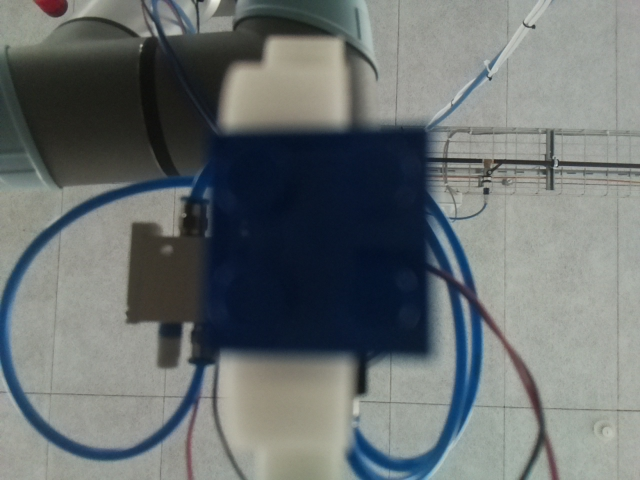
#> input picture rsd/vision/blue_bricks/0.jpg, 640 x 480 px
$ python analyze_data.py   (older library calls are emulated)
#> lines starting #> are read from the running program, lines starting #| are printed output that depends on the picture
### rsd/vision/vision.py
import numpy as np
from scipy import stats as st
import json

colors = "blue", "red", "yellow"
bgr_values = (1, 0, 0), (0, 0, 1), (0, 1, 1)


def brick_crop(img, xmi=240, ymi=167, size=145):
    return img[ymi:ymi + size, xmi:xmi + size]


# [7 lines left out: function mahalanobis_sqr, not called in this run]


def sample(a, size=None, replace=False):
    idx = np.random.choice(len(a), size, replace=replace)
    return a[idx]


# [15 lines left out: functions bgr_plot, save_color_stats, not called in this run]


def load_color_stats():
    stats = json.load(open("color_stats.json"))
    return [np.array(stats[key]) for key in ("px_mu", "px_cov")]


# [21 lines left out: functions get_color_masks, classify, not called in this run]

### rsd/vision/analyze_data.py
from pathlib import Path
import argparse

import cv2
import numpy as np
from scipy import stats as st
from mpl_toolkits.mplot3d import Axes3D
from matplotlib import pyplot as plt

from . import vision as v


def main():
    parser = argparse.ArgumentParser()
    parser.add_argument("--visualize", action="store_true")
    args = parser.parse_args()

    images = []
    img_mu = []
    px_mu = []
    px_cov = []

    # calc stats
    for color in v.colors:
        folder = Path()

        c_images = []
        for img_path in map(str, folder.glob("{}_bricks*/*.jpg".format(color))):
            img = cv2.imread(img_path, cv2.IMREAD_COLOR)
#> img is the input picture: shape (480, 640, 3); mean B, G, R 112.4, 112.5, 106.4
            img = v.brick_crop(img)
#> in brick_crop, `return img[ymi:ymi + size, xmi:xmi + size]`:
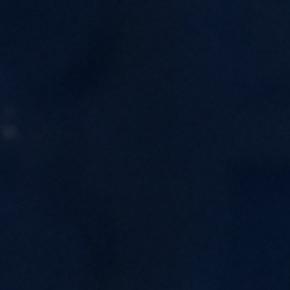
#> returned value: shape (145, 145, 3) (shown 2 times larger); mean of channels 0, 1, 2 40.3, 20.4, 8.5; drawn as B, G, R
            c_images.append(img.astype(np.float) / 255)

        c_images = np.array(c_images)
        images.append(c_images)
        img_mu.append(np.mean(c_images, axis=(1, 2)))

        pixels = v.sample(c_images.reshape(-1, 3), 1000)  # sample 1000 pixels for performance reasons
        px_mu.append(np.mean(pixels, axis=0))
        px_cov.append(np.cov(pixels.T) + np.diag(np.ones(3) * 1e-3))

    v.save_color_stats(px_mu, px_cov)

    if args.visualize:
        fig, ax = v.bgr_plot(plt, "randomly sampled pixels from images")
        for color, c_images, c_img_mu in zip(v.colors, images, img_mu):
            pixels = v.sample(c_images.reshape(-1, 3), 100)
            ax.scatter(*pixels.T, color=color, alpha=0.1, marker="o", label="px val")
            ax.scatter(*c_img_mu.T, color=color, marker='^', label="img-wise px mu")
        plt.legend()
        plt.show()

        # sanity check
        fig, ax = v.bgr_plot(plt, "sampled from inferred distribution")
        for color, c_images, c_px_mu, c_px_cov in zip(v.colors, images, px_mu, px_cov):
            N = np.random.multivariate_normal(c_px_mu, c_px_cov, size=50)
            ax.scatter(*N.T, color=color, marker="x", label="sampled px val")

            cov_inv = np.linalg.inv(c_px_cov)
            pixels = c_images.reshape(-1, 3)
            d = v.mahalanobis_sqr(c_px_mu, pixels, cov_inv)
            print(color, "within 90% quantile: ", (d < st.chi2.ppf(q=0.90, df=3)).sum() / len(d))
        plt.legend()
        plt.show()

        # segment a random image of each color
        for i, (color, c_images) in enumerate(zip(v.colors, images)):
            img = v.sample(c_images)
            masks = v.get_color_masks(img, px_mu, px_cov)
            conf_mask = masks.sum(axis=2) > 1
            masks[conf_mask] = 0
            seg = np.zeros_like(img)
            for mask, bgr_val in zip(masks.transpose((2, 0, 1)), v.bgr_values):
                seg[mask] = bgr_val
            seg[conf_mask] = 1

            score = masks[..., i].mean()

            fig = plt.figure()
            plt.subplot(1, 2, 1)
            plt.imshow(img[..., ::-1])
            plt.axis("off")
            plt.subplot(1, 2, 2)
            plt.imshow(seg[..., ::-1])
            plt.axis("off")
            fig.suptitle(color + ", score: " + str(score))
            plt.show()


if __name__ == '__main__':
#> (the run stopped early here; a loop or call above may not have finished)
